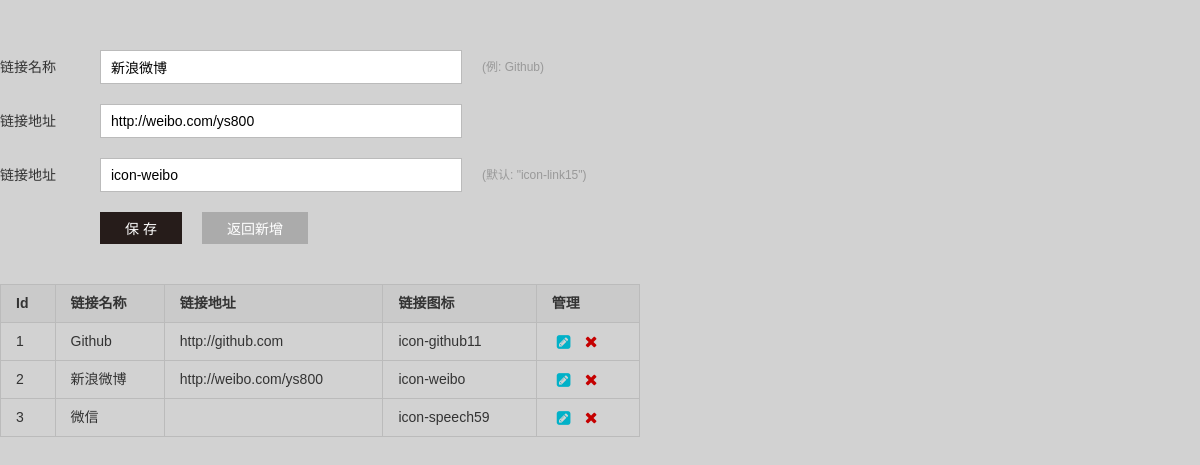
/admin/settings/link-setting.php?id=2 (signed in), run on the app's committed database.
### tables this page shows
CREATE TABLE `link` (
  `id` int(10) NOT NULL AUTO_INCREMENT,
  `linkname` varchar(255) NOT NULL,
  `linkaddr` varchar(255) DEFAULT NULL,
  `linkicon` varchar(255) NOT NULL DEFAULT 'icon-link15',
  PRIMARY KEY (`id`)
);

### admin/settings/link-setting.php (the view, shortened to what this page needs)
<!DOCTYPE html>
<html>
<head>
    <link rel="stylesheet" href="../assets/base/normalize.css">
    <link rel="stylesheet" href="../assets/base/common.css">
    <link rel="stylesheet" href="../assets/link/link.css">
</head>
<body>
<?php
    $id = isset($_GET['id']) ? $_GET['id'] : '';
    $links = mysql_query('SELECT * FROM link ORDER BY id ASC');
    if ($id) {
        $one = mysql_query('SELECT * FROM link WHERE id=' . $id);
        $oneArr = mysql_fetch_array($one);
    }
    $rows = mysql_num_rows($links);
?>
<div class="set-wrap link-wrap">
    <form action="./link-save.php" method="post" id="J_LinkForm">
        <div class="ed-row">
            <label for="J_LinkTitle" class="label">链接名称</label><input type="text" name="linkname" id="J_LinkTitle" class="input" placeholder="请输入链接名称" value="<?php echo isset($oneArr) ? $oneArr['linkname'] : ''; ?>"><span class="inline-help">(例: Github)</span>
        </div>
        <div class="ed-row">
            <label for="J_LinkAddr" class="label">链接地址</label><input type="text" name="link" id="J_LinkAddr" class="input" placeholder="请输入链接地址" value="<?php echo isset($oneArr) ? $oneArr['linkaddr'] : ''; ?>">
        </div>
        <div class="ed-row">
            <label for="J_LinkIcon" class="label">链接地址</label><input type="text" name="icon" id="J_LinkIcon" class="input" placeholder="请输入链接ICON" value="<?php echo isset($oneArr) ? $oneArr['linkicon'] : ''; ?>"><span class="inline-help">(默认: "icon-link15")</span>
        </div>
        <div class="ed-row btn-row">
            <input type="submit" value="<?php echo $id ? '保 存' : '添 加'; ?>" id="J_SaveLink" class="button"><?php echo $id ? '<a href="./link-setting.php" class="button cancel">返回新增</a>' : ''; ?>
        </div>
    </form>
    <table class="link-list">
        <thead>
            <tr>
                <th>Id</th>
                <th>链接名称</th>
                <th>链接地址</th>
                <th>链接图标</th>
                <th>管理</th>
            </tr>
        </thead>
        <tbody>
            <?php
                if ($rows) {
                    while($row = mysql_fetch_array($links)) {
            ?>
            <tr>
                <td><?php echo $row['id']; ?></td>
                <td><?php echo $row['linkname']; ?></td>
                <td><?php echo $row['linkaddr']; ?></td>
                <td><?php echo $row['linkicon']; ?></td>
                <td>
                    <a href="./link-setting.php?id=<?php echo $row['id']; ?>" target="_self" class="link-edit"><span class="icon-edit24"></span></a>
                    <a href="./link-del.php?id=<?php echo $row['id']; ?>" target="_self" class="link-del"><span class="icon-remove11"></span></a>
                </td>
            </tr>
            <?php
                    }
                } else {
            ?>
            <tr>
                <td colspan="5">暂无链接！</td>
            </tr>
            <?php
                }
            ?>
        </tbody>
    </table>
</div>
</body>
</html>

### admin/assets/base/common.css (style rules this page uses)
[class^="icon-"], [class*=" icon-"] { font-family: 'seejs'; speak: none; font-style: normal; font-weight: normal; font-variant: normal; text-transform: none; line-height: 1; vertical-align: middle; -webkit-font-smoothing: antialiased; -moz-osx-font-smoothing: grayscale; }
.icon-edit24:before { content:"\e867" }
.icon-remove11:before { content:"\e8fc" }
html, body { height: 100%; }
body, input, textarea { font: 14px/1.5 Consolas, Arial, '\5fae\8f6f\96c5\9ed1', sans-serif; }
body { background-color: #d2d2d2; }
a { text-decoration: none; color: #de0b1b; -webkit-transition: all .3s ease-out; -o-transition: all .3s ease-out; transition: all .3s ease-out; }
table { border: 1px solid #bbb; }
table tr { height: 38px; }
table thead { background-color: #cacaca; }
table th, table td { padding: 0 15px; border: 1px solid #bbb; vertical-align: middle; text-align: left; color: #333; }
.set-wrap { padding-top: 50px; }
.label { display: inline-block; *display: inline; *zoom: 1; vertical-align: middle; height: 32px; line-height: 32px; color: #333; }
.inline-help { display: inline-block; *display: inline; *zoom: 1; margin-left: 20px; vertical-align: middle; font-size: 12px; color: #999; }
.input, .select, input[type="text"], input[type="password"] { padding-left: 10px; vertical-align: middle; width: 348px; height: 30px; border: 1px solid #bbb; outline: none; }
.button, input[type="button"], input[type="submit"], input[type="reset"] { padding: 0 25px; height: 32px; line-height: 34px; border: 0; color: #fff; background-color: #261c1a; outline: none; }
.cancel, input.cancel { background-color: #ababab; }

### admin/assets/link/link.css (style rules this page uses)
.link-wrap .ed-row { margin-bottom: 20px; }
.link-wrap .label { width: 100px; }
.link-wrap .btn-row { padding-left: 100px; }
.link-wrap .cancel { display: inline-block; *display: inline; *zoom: 1; margin-left: 20px; height: 32px; }
.link-list { margin-top: 40px; width: 640px; }
.link-list .link-edit, .link-list .link-del { font-size: 16px; }
.link-list .link-edit { color: #01b1c8; }
.link-list .link-del { color: #c50000; }

### data on the page
link: linkname "新浪微博", link "http://weibo.com/ys800", icon "icon-weibo", id "2", linkaddr "http://weibo.com/ys800", linkicon "icon-weibo"
link: id "1", linkname "Github", linkaddr "http://github.com", linkicon "icon-github11"
link: id "3", linkname "微信", linkicon "icon-speech59"
